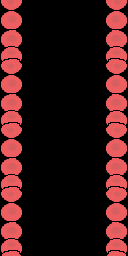

Rendered tile map (Tiled .tmx) drawn with the repository's tilesets; below, a short description and the map source with its tile grids summarised:
An orthogonal 2x4 tile map with 64x64 px tiles, 2 tile layers (Ground, Tile Layer 1).

<map version="1.0" orientation="orthogonal" width="2" height="4" tilewidth="64" tileheight="64">
 <tileset firstgid="1" name="complete_cell_wallset" tilewidth="64" tileheight="64">
  <image source="../complete_cell_wallset.png" trans="1eda02" width="192" height="320" />
 </tileset>
 <layer name="Ground" width="2" height="4">
  <data>[8 cells, 0 non-empty, 0 distinct tile ids]</data>
 </layer>
 <layer name="Tile Layer 1" width="2" height="4">
  <data>[8 cells, 8 non-empty, 2 distinct tile ids]</data>
 </layer>
</map>